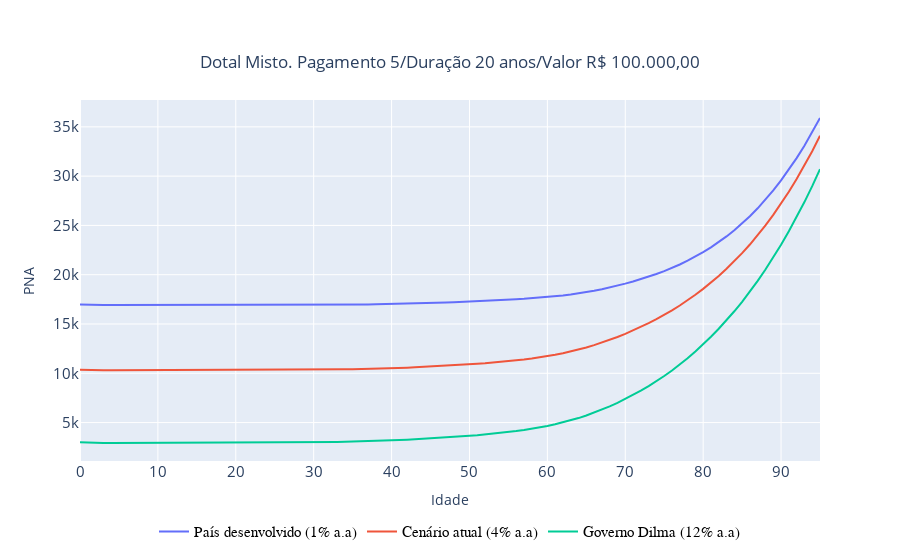

Notebook cell for this chart:
### Code cell
values = []
c1 = 0.01 # País desenvolvido
c2 = 0.04 #Cenário atual
c3 = 0.12 #Governo Dilma
desc1 = "País desenvolvido (1% a.a)"
desc2 = "Cenário atual (4% a.a)"
desc3 = "Governo Dilma (12% a.a)"

fig = go.Figure()

for i_rate, desc in zip([c1, c2, c3], [desc1, desc2, desc3]):
    x_ = []
    y_ = []
    for age in range(0, 100):
        try:
            cell = []
            b.gen_commutations(i_rate)    
            b.calc_premium(age=age, dif_benef=0, 
                   term_benef=20, dif_pay=0, 
                   term_pay=5, antecip_pay=False, prod='D')
            
            
            x_.append(age)
            y_.append(b.pna*value)
        except:
            pass
        
    fig.add_trace(go.Scatter(x=np.array(x_), y=np.array(y_),
                              mode='lines',
                              name=desc))
    title = "Dotal Misto. Pagamento {}/Duração {} anos/Valor {}".format( 
                                                                                    5, 20, 
                                                                                    real_br_money_mask(value))
    fig.update_layout(title={'text':title,
                              'y':0.9,
                              'x':0.5,
                             'xanchor': 'center',
                             'yanchor': 'top'},
                      xaxis_title='Idade',
                      yaxis_title='PNA', 
                      legend_orientation="h",
                      legend=dict(x=0.1, y=-0.15,
                                  font=dict(
                                  family="arial",
                                  size=15,
                                  color="black"
                      )))
    fig.update_xaxes(tickfont = dict(size=15))
    fig.update_yaxes(tickfont = dict(size=15)) 
            
fig.show()
